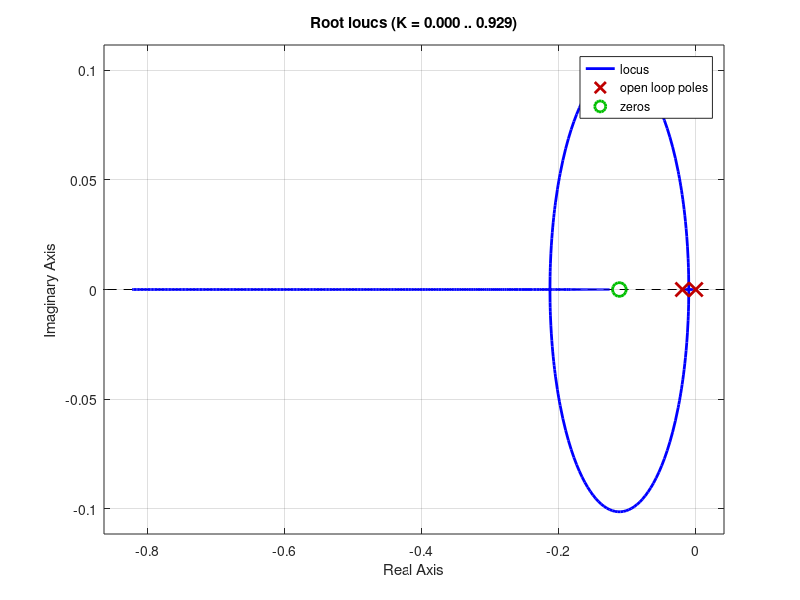
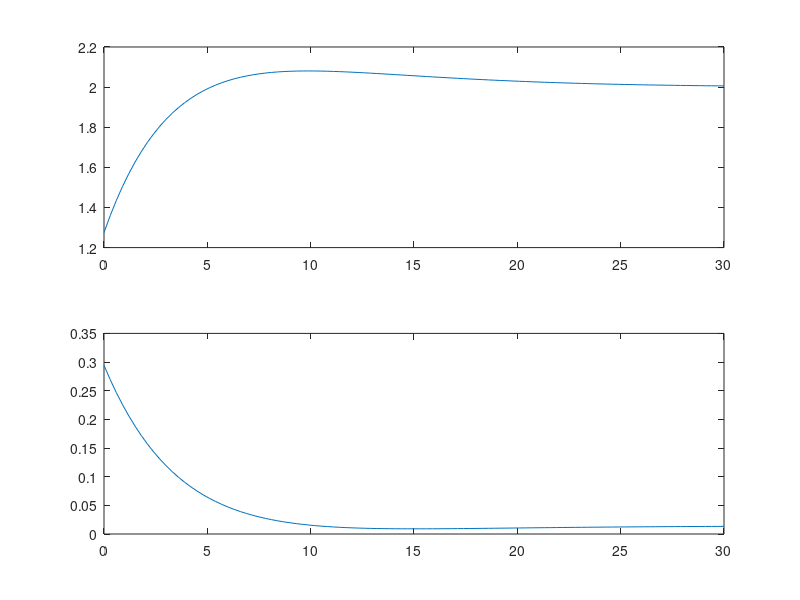
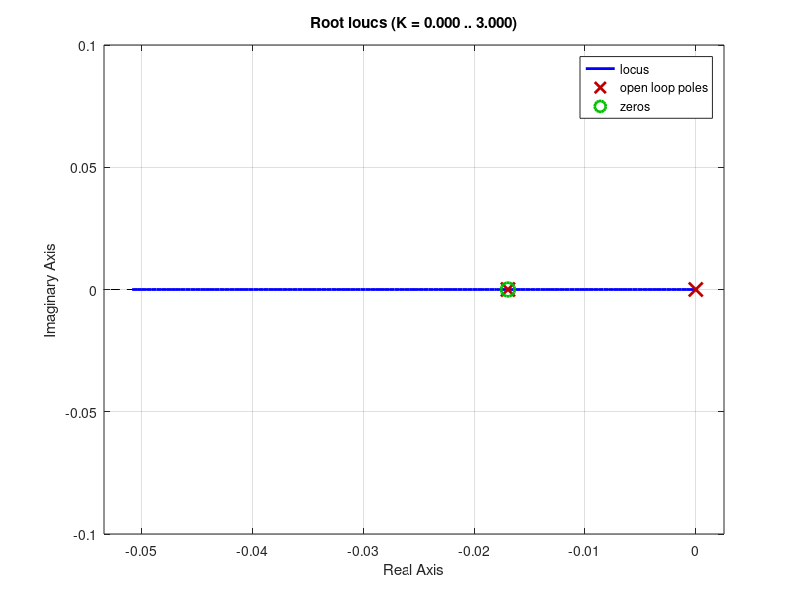

The MATLAB script that drew these images, in order:
%% PID tuning of the double tank using SIMC
% Kjartan Halvorsen
% 2020-08-27

% Plant parameters
a = (0.1)^2;
A = 1^2;
g = 9.8;

% Modeling of the first tank
uf = 0.05;
yf = 2-1.275;
K1 = yf/uf;
t1 = 33.6;

% Theoretical values from linearizing the model about
% h0=1.275, z0=0.05
h0 = 1.275; z0 = 0.05;
t1_lin = A/a/sqrt(2*g)*2*sqrt(h0)
K1_lin = t1_lin/A
G = tf([K1_lin], [t1_lin, 1]);

%% Designing inner controller for tank 1

% Control  objective:  Critically damped with poles in 
% s = -n/t1, n>4
% PI-controller F(s) = kc1 (s tau_i1 + 1)/(s tau_i1)
% 
%Assuming branches starting at 0 and -1/t1 branches off
% at -1/(2t1), forming circle with PI-zero as its center
% will intersect negative real axis at -4/t1 if zero in
% -9/(4t1).
%
n1=8;
z1 = (n1 - 0.5)/2
taui1 = t1/z1;

figure(1)
clf
rlocus(G*tf([taui1, 1], [taui1, 0]))
%kc1 = 0.226; % For n=4
kc1 = 0.406; % For n=8

Gc1 = feedback(kc1*tf([taui1, 1], [taui1,0])*G, 1);
Gc1u = feedback(kc1*tf([taui1, 1], [taui1,0]),G);
pole(Gc1)
-n1/t1
% Close enough

% Simulate linear system
[y,t] = step((2-1.275)*Gc1);
[uu,tt] = step((2-1.275)*Gc1u);

figure(2)
clf
subplot(211)
plot(t, 1.275 + y)

subplot(212)
plot(tt, uu)

%% Designing outer controller for tank 2

% The practical alternative is to fit a first-order model to 
% the response of tank 2.

% Can also make use of knowledge about system:
% Want to use flow as input variable, and since
% f12 = a*sqrt(2g)sqrt(h1) <=> h1 = 1/(2g)(f12/a)^2.

y2 = 1.275 + 0.632*(2-1.275)
t2 = 59; % Just somewhat slower than t1=51.0 and not 
         % affected by n1 (or very little)

% Controller objective: two poles in s = -2/t2;
taui2 = t2*3/4;

figure(3)
clf
rlocus(tf([1], [t2, 1])*tf([taui2, 1], [taui2, 0]))

kc2 = 3;

% Controller objective: two poles in s = -1/t2;
taui2 = t2;

figure(3)
clf
rlocus(tf([1], [t2, 1])*tf([taui2, 1], [taui2, 0]))

kc2 = 1;
pole(feedback(kc2*tf([taui2, 1],[taui2, 0])*tf([1], [t2, 1]), 1))


% For comparison, SIMC 
h0 = 1.275;
uf = 0.015;
yf = 2.156-1.275;
K = yf/uf;
ytau = 0.2645*yf;
htau = ytau + h0
tau = 59; % Observed from bump test starting at h=1.275

% Tuning parameters
%tauc = tau*0.5; % Aggressive
tauc = tau; % Nominal
%tauc = 2*tau; % Cautious

% Series form
Kc = tau/(tauc*K);
tauI = tau;
tauD = tau;

N=1e2;













